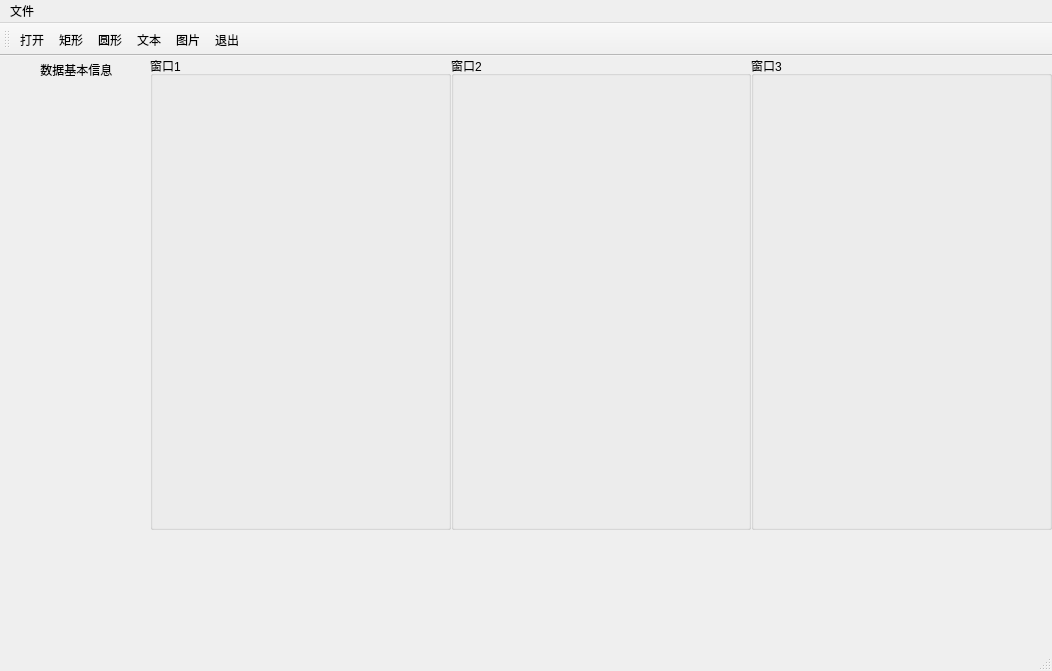
<?xml version="1.0" encoding="UTF-8"?>
<ui version="4.0">
 <class>MainWindow</class>
 <widget class="QMainWindow" name="MainWindow">
  <property name="geometry">
   <rect>
    <x>0</x>
    <y>0</y>
    <width>1052</width>
    <height>671</height>
   </rect>
  </property>
  <property name="windowTitle">
   <string>MainWindow</string>
  </property>
  <widget class="QWidget" name="centralwidget">
   <layout class="QHBoxLayout" name="horizontalLayout_2" stretch="1,6">
    <property name="spacing">
     <number>0</number>
    </property>
    <property name="leftMargin">
     <number>0</number>
    </property>
    <property name="topMargin">
     <number>0</number>
    </property>
    <property name="rightMargin">
     <number>0</number>
    </property>
    <property name="bottomMargin">
     <number>0</number>
    </property>
    <item>
     <widget class="QWidget" name="widget" native="true">
      <layout class="QVBoxLayout" name="verticalLayout_6">
       <property name="spacing">
        <number>0</number>
       </property>
       <property name="leftMargin">
        <number>0</number>
       </property>
       <property name="topMargin">
        <number>0</number>
       </property>
       <property name="rightMargin">
        <number>0</number>
       </property>
       <property name="bottomMargin">
        <number>0</number>
       </property>
       <item>
        <layout class="QVBoxLayout" name="verticalLayout_5" stretch="1,20">
         <property name="spacing">
          <number>0</number>
         </property>
         <item>
          <layout class="QHBoxLayout" name="horizontalLayout_3" stretch="1,1,1">
           <item>
            <spacer name="horizontalSpacer">
             <property name="orientation">
              <enum>Qt::Horizontal</enum>
             </property>
             <property name="sizeHint" stdset="0">
              <size>
               <width>40</width>
               <height>20</height>
              </size>
             </property>
            </spacer>
           </item>
           <item>
            <widget class="QLabel" name="label">
             <property name="text">
              <string> 数据基本信息</string>
             </property>
            </widget>
           </item>
           <item>
            <spacer name="horizontalSpacer_2">
             <property name="orientation">
              <enum>Qt::Horizontal</enum>
             </property>
             <property name="sizeHint" stdset="0">
              <size>
               <width>40</width>
               <height>20</height>
              </size>
             </property>
            </spacer>
           </item>
          </layout>
         </item>
         <item>
          <widget class="QWidget" name="widget_5" native="true"/>
         </item>
        </layout>
       </item>
      </layout>
     </widget>
    </item>
    <item>
     <layout class="QVBoxLayout" name="verticalLayout_3" stretch="4,1">
      <item>
       <layout class="QHBoxLayout" name="horizontalLayout" stretch="1,1,1">
        <item>
         <widget class="QGroupBox" name="groupBox">
          <property name="title">
           <string>窗口1</string>
          </property>
          <layout class="QVBoxLayout" name="verticalLayout">
           <property name="spacing">
            <number>6</number>
           </property>
           <property name="leftMargin">
            <number>0</number>
           </property>
           <property name="topMargin">
            <number>0</number>
           </property>
           <property name="rightMargin">
            <number>0</number>
           </property>
           <property name="bottomMargin">
            <number>0</number>
           </property>
           <item>
            <widget class="QWidget" name="widget_2" native="true"/>
           </item>
          </layout>
         </widget>
        </item>
        <item>
         <widget class="QGroupBox" name="groupBox_2">
          <property name="title">
           <string>窗口2</string>
          </property>
          <layout class="QVBoxLayout" name="verticalLayout_2">
           <property name="leftMargin">
            <number>0</number>
           </property>
           <property name="topMargin">
            <number>0</number>
           </property>
           <property name="rightMargin">
            <number>0</number>
           </property>
           <property name="bottomMargin">
            <number>0</number>
           </property>
           <item>
            <widget class="QWidget" name="widget_3" native="true"/>
           </item>
          </layout>
         </widget>
        </item>
        <item>
         <widget class="QGroupBox" name="groupBox_3">
          <property name="title">
           <string>窗口3</string>
          </property>
          <layout class="QVBoxLayout" name="verticalLayout_4">
           <property name="leftMargin">
            <number>0</number>
           </property>
           <property name="topMargin">
            <number>0</number>
           </property>
           <property name="rightMargin">
            <number>0</number>
           </property>
           <property name="bottomMargin">
            <number>0</number>
           </property>
           <item>
            <widget class="QWidget" name="widget_4" native="true"/>
           </item>
          </layout>
         </widget>
        </item>
       </layout>
      </item>
      <item>
       <widget class="QWidget" name="widget_6" native="true"/>
      </item>
     </layout>
    </item>
   </layout>
  </widget>
  <widget class="QMenuBar" name="menubar">
   <property name="geometry">
    <rect>
     <x>0</x>
     <y>0</y>
     <width>1052</width>
     <height>26</height>
    </rect>
   </property>
   <widget class="QMenu" name="menu">
    <property name="title">
     <string>文件</string>
    </property>
    <addaction name="openAction"/>
   </widget>
   <addaction name="menu"/>
  </widget>
  <widget class="QStatusBar" name="statusbar"/>
  <widget class="QToolBar" name="toolBar">
   <property name="windowTitle">
    <string>toolBar</string>
   </property>
   <attribute name="toolBarArea">
    <enum>TopToolBarArea</enum>
   </attribute>
   <attribute name="toolBarBreak">
    <bool>false</bool>
   </attribute>
   <addaction name="openAction"/>
   <addaction name="rectAction"/>
   <addaction name="elipseAction"/>
   <addaction name="textAction"/>
   <addaction name="pictureAction"/>
   <addaction name="exitAction"/>
  </widget>
  <action name="openAction">
   <property name="icon">
    <iconset>
     <normaloff>../PNG/打开.png</normaloff>../PNG/打开.png</iconset>
   </property>
   <property name="text">
    <string>打开</string>
   </property>
  </action>
  <action name="rectAction">
   <property name="icon">
    <iconset>
     <normaloff>../PNG/矩形.png</normaloff>../PNG/矩形.png</iconset>
   </property>
   <property name="text">
    <string>矩形</string>
   </property>
  </action>
  <action name="elipseAction">
   <property name="icon">
    <iconset>
     <normaloff>../PNG/圆.png</normaloff>../PNG/圆.png</iconset>
   </property>
   <property name="text">
    <string>圆形</string>
   </property>
  </action>
  <action name="textAction">
   <property name="icon">
    <iconset>
     <normaloff>../PNG/文本.png</normaloff>../PNG/文本.png</iconset>
   </property>
   <property name="text">
    <string>文本</string>
   </property>
  </action>
  <action name="pictureAction">
   <property name="icon">
    <iconset>
     <normaloff>../PNG/添加图片.png</normaloff>../PNG/添加图片.png</iconset>
   </property>
   <property name="text">
    <string>图片</string>
   </property>
  </action>
  <action name="exitAction">
   <property name="icon">
    <iconset>
     <normaloff>../PNG/取 消.png</normaloff>../PNG/取 消.png</iconset>
   </property>
   <property name="text">
    <string>退出</string>
   </property>
  </action>
 </widget>
 <resources/>
 <connections/>
</ui>
